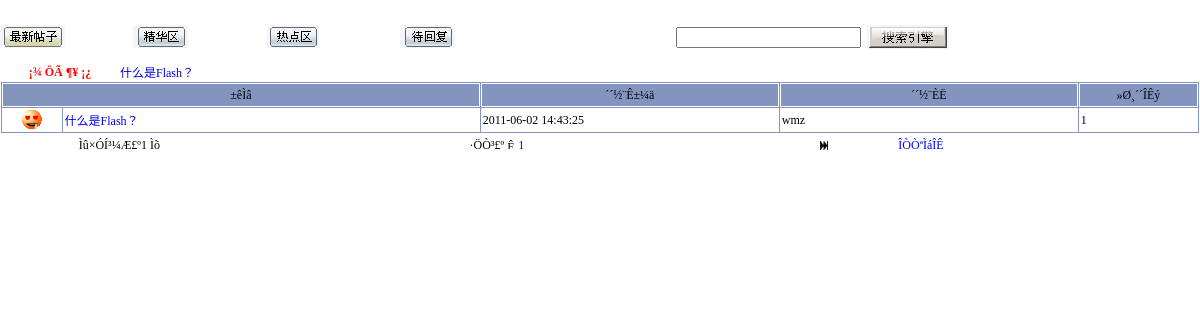
Page /content.php?class=ÈÈµãÇø&&content=美工设计&&content_1=FLASH设计 on the committed database.
### tables this page shows
CREATE TABLE `tb_forum_send` (
  `tb_send_id` int(10) NOT NULL auto_increment,
  `tb_send_subject` varchar(50) NOT NULL,
  `tb_send_content` mediumtext NOT NULL,
  `tb_send_user` varchar(50) NOT NULL,
  `tb_send_date` datetime NOT NULL,
  `tb_send_picture` varchar(70) NOT NULL,
  `tb_send_type` varchar(50) NOT NULL,
  `tb_send_types` varchar(50) NOT NULL,
  `tb_send_small_type` varchar(50) NOT NULL,
  `tb_send_type_distillate` varchar(50) NOT NULL,
  `tb_send_type_hotspot` varchar(50) NOT NULL,
  `tb_send_accessories` varchar(80) NOT NULL,
  `tb_forum_end` int(10) NOT NULL,
  `tb_send_count` bigint(11) NOT NULL default '0',
  `tb_send_author` varchar(200) NOT NULL,
  `tb_send_ltime` varchar(50) NOT NULL,
  PRIMARY KEY  (`tb_send_id`)
);

### hotspot.php (the view, shortened to what this page needs)
<?php
 $content_1=$_GET["content_1"];?>
<table width="100%" border="0" cellpadding="0" cellspacing="0">
<?php
$query_1=mysql_query("select * from tb_forum_send where tb_send_type='1' and tb_send_small_type='$content_1'");
while($myrow_1=mysql_fetch_array($query_1)){
?>
  <tr>
    <td align="center" width="10%"><span class="STYLE4">¡¾ ÖÃ ¶¥ ¡¿</span></td>
    <td width="90%"><a href="send_forum_content.php?send_big_type=<?php echo $_GET["content"];?>&&send_small_type=<?php echo $myrow_1["tb_send_small_type"];?>&&send_id=<?php echo $myrow_1["tb_send_id"];?>" target="_blank"><?php echo $myrow_1["tb_send_subject"];?></a></td>
  </tr>
<?php }?>
</table>
<table width="100%" border="1" cellpadding="1" cellspacing="1" bordercolor="#FFFFFF" bgcolor="#8394BF">
  <tr>
    <td height="24" colspan="2" align="center">±êÌâ</td>
    <td align="center">´´½¨Ê±¼ä</td>
    <td align="center">´´½¨ÈË</td>
    <td align="center">»Ø¸´´ÎÊý</td>
  </tr>
<?php
if(empty($_GET["page"]))
   $page=1;
   else
   $page=$_GET["page"];
 if($page){
    $page_size=1;
	 if(empty($_GET["link_type"]))
   $link_type=0;
   else
   $link_type=$_GET["link_type"];
    $query="select count(*) as total from tb_forum_send where tb_send_small_type='$_GET[content_1]' and tb_send_type_hotspot=1";
	$result=mysql_query($query);
    $message_count=mysql_result($result,0,"total");
    $page_count=ceil($message_count/$page_size);
	$page_count=$page_count-10*$link_type;
    $offset=($page-1)*$page_size;
$query_2=mysql_query("select * from tb_forum_send where tb_send_small_type='$content_1' and tb_send_type_hotspot='1' limit $offset, $page_size");
while($myrow_2=mysql_fetch_array($query_2)){
?>
  <tr>
    <td width="5%" align="center" bgcolor="#FFFFFF"><img src="<?php echo $myrow_2["tb_send_picture"];?>"></td>
    <td width="35%" bgcolor="#FFFFFF"><a href="send_forum_content.php?send_big_type=<?php echo $_GET["content"];?>&&send_small_type=<?php echo $myrow_2["tb_send_small_type"];?>&&send_id=<?php echo $myrow_2["tb_send_id"];?>" target="_blank"><?php echo $myrow_2["tb_send_subject"];?></a></td>
    <td width="25%" bgcolor="#FFFFFF"><?php echo $myrow_2["tb_send_date"];?></td>
    <td width="25%" bgcolor="#FFFFFF"><?php echo $myrow_2["tb_send_user"];?></td>
    <td width="10%" bgcolor="#FFFFFF">
<?php  $query_s=mysql_query("select * from tb_forum_restore where tb_send_id='$myrow_2[tb_send_id]'");
echo mysql_num_rows($query_s);
?></td>
  </tr>
<?php }}?>
</table>
<table width="100%" border="0" cellpadding="0" cellspacing="0">
  <tr>
    <td width="573"><table width="100%" border="0" cellpadding="0" cellspacing="0">
              <tr>
                <td width="27%" height="22" align="center"><span class="STYLE2">Ìû×ÓÍ³¼Æ£º<?php echo $message_count;?> Ìõ&nbsp; </span></td>
                <td width="57%" align="center"><span class="STYLE2"> ·ÖÒ³£º
                <?php
				$next=$link_type*10;
				$m=$link_type+1;
					if ($link_type==0){
                    echo "<img src=\"images/02.jpg\" width=\"8\" height=\"9\" border=\"0\" title=\"Ê×Ò³\">";
					}?>
                <?php
 		        for ($j=1;$j<=$page_count;$j++) {
				       $pnext=$next+$j;
						?>
                <?php
                        echo "<a href='content.php?vv=$vv&link_type=$link_type&page=$pnext&content=$_GET[content]&&content_1=$_GET[content_1]&&tb_send_type_hotspot=1&&class=ÈÈµãÇø'> $pnext </a>";
              	        $mm=$mm+1;
	     	     }
				 ?>
                </span></td>
				 <td width="16%" align="center">
                   <span class="STYLE2">
                   <?php
				$vv=$vv+$mm;
				       if ($page_count-$vv<=0){
	                       echo "<img src=\"images/03.jpg\" width=\"8\" height=\"9\" border=\"0\" title=\"Î²Ò³\">";
					   }else{
	                       echo "<a href='content.php?vv=$vv&link_type=$m&page=$pnext&content=$_GET[content]&&content_1=$_GET[content_1]&&tb_send_type_hotspot=1&&class=ÈÈµãÇø'><img src=\"images/03.jpg\" width=\"8\" height=\"9\" border=\"0\" title=\"ÏÂÊ®Ò³\"></a>";
					   }
?>
                  </span> </td>
              </tr>
</table>
</td>
    <td width="195">&nbsp;<a href="send_forum.php" target="_blank">ÎÒÒªÌáÎÊ</a></td>
</tr></table>

### content.php (style rules this page uses)
body { margin-left: 0px; margin-top: 0px; margin-right: 0px; margin-bottom: 0px; }
body,td,th { font-size: 12px; }

### hotspot.php (style rules this page uses)
.STYLE4 { color: #FF0000; font-weight: bold; }

### rows in the picture
tb_forum_send: tb_send_subject "什么是Flash？", tb_send_picture (picture), tb_send_date "2011-06-02 14:43:25", tb_send_user "wmz", mysql_num_rows($query_s) "1"

### other values in the picture
$message_count "1"
$pnext "1"
